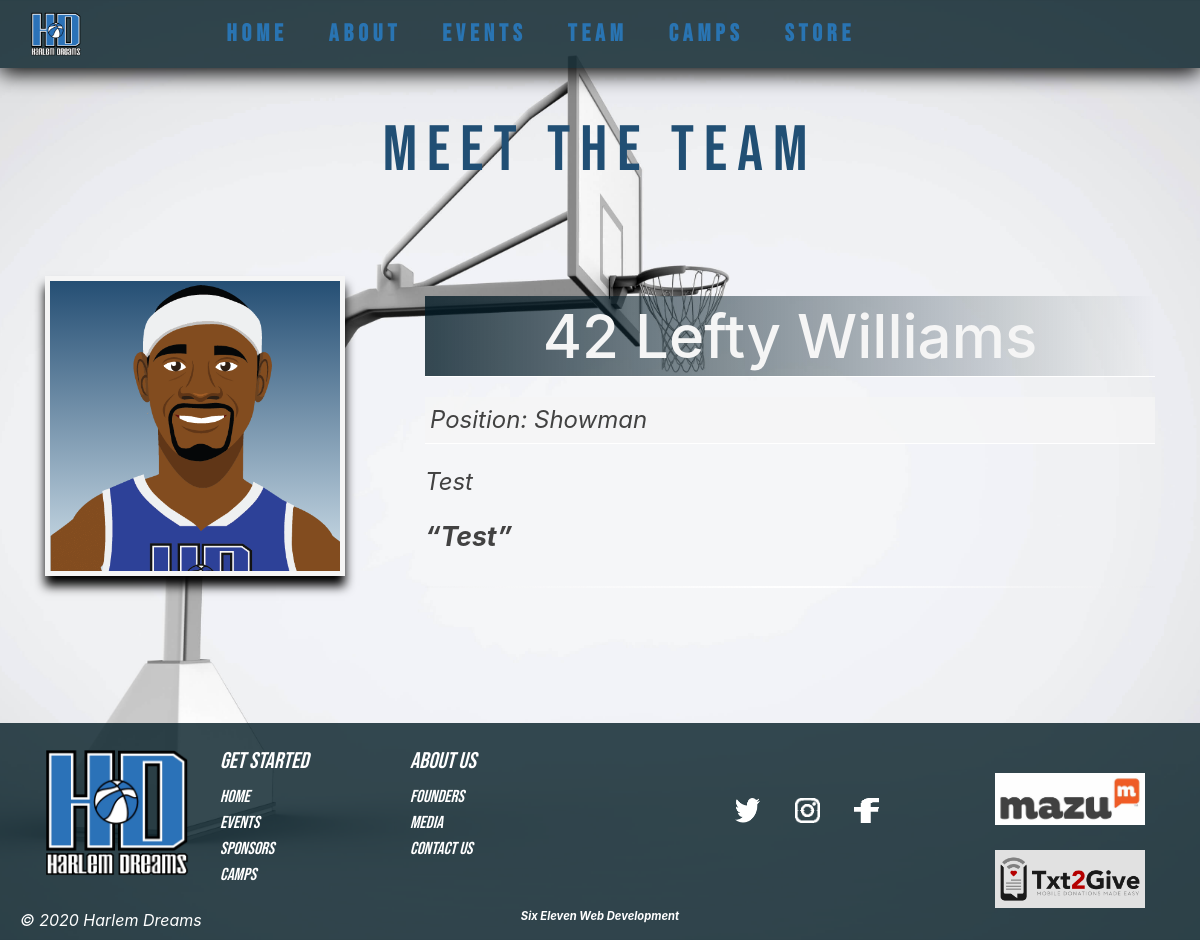
The app's page /team with its own data.
### dream_app/models.py (models this page shows, shortened)
class Player(models.Model):
    image = models.ImageField(upload_to='team')
    number = models.CharField(max_length=3, blank=True, null=True)
    show_number = models.BooleanField(default=True)
    number_sign = models.BooleanField(default=True)
    name = models.CharField(max_length=50, blank=True, null=True)
    bio = models.TextField(max_length=1000, blank=True, null=True)
    position = models.CharField(max_length=20, blank=True, null=True)
    quote = models.TextField(max_length=1000, blank=True, null=True)
    active = models.BooleanField(default=True)
    player_order = models.PositiveIntegerField(
        default=0, blank=False, null=False)
    created_at = models.DateTimeField(auto_now_add=True)
    updated_at = models.DateTimeField(auto_now=True)
    class Meta(object):
        ordering = ['player_order']

### dream_app/views.py (the view)
# urls.py: path('team', views.team, name ='team'),
def team(request):
    active_players = Player.objects.all()
    hdp = Player.objects.all()
    for index in hdp:
        print(index.active)
        if index.active is True:
            active_players = True
    print(active_players)
    context = {
        'players': Player.objects.all(),
        'active': active_players,
    }
    return render(request, 'dream_app/team.html', context)

### dream_app/templates/dream_app/team.html (shortened to what this page needs)
{% extends 'base.html' %} {% block body %} {% load static %}
<div class="container" style="margin-top: 25px;">
    <div class="row">
        <div class=" col-lg-12 player-white">
            <div class="row">
                <div class="col-lg-12 roster">
                    <h1 style="font-family: 'Bebas Neue', sans-serif;
                    font-size: 48pt;
                    margin-bottom: 50pt;" class="dreams-font">Meet The Team</h1>
                </div>
            </div>
        </div>
    </div>
    {% for player in players %}
    {% if active == True %}
    <div class="row boot">
        <div class="col-lg-4">
            <img class="player-img" src="{{ player.image.url }}" width="300px" height="300px" alt="">
        </div>
        <div class="col-lg-8 player-profile">
            <h2 style="border-bottom: 1px solid white; margin-bottom: 20px;">
                {% if player.show_number == True%}{{ player.number }}{% endif %}
                {{ player.name }}
            </h2>
            <p><i class="positon">Position: {{ player.position }}</p>
            <p class="bio">{{ player.bio  }}</p>
            <p class="quote">{{ player.quote }}</p>
            <div class="sexy-line"></div>
        </div>
    </div>
    {% endif %}
    {% endfor %}
</div>
{% endblock %}

### dream_app/static/dream_app/css/style000.css (style rules this page uses)
.quote { font-size: 20pt !important; font-weight: bolder !important; }
.quote::before { content: open-quote; }
.quote::after { content: close-quote; }
body { background: url('/static/dream_app/images/cloud_blue.jpg'); background-position: center; background-size: cover; background-repeat: no-repeat; background-attachment: fixed; }
.sexy-line { height: 2px; background: black; background: -webkit-gradient(linear, 0 0, 100% 0, from(rgba(225, 225, 225, 0.1)), to(rgba(225, 225, 225, 0.1)), color-stop(50%, white)); width: 100%; display: block; margin-top: 30px }
.player-white { padding: 20px; }
.player-img { border: 5px whitesmoke solid; background: white; box-shadow: #000000 0 49; box-shadow: 0px 10px 10px black; background: linear-gradient(0deg, #d0e0ea, #254F74); }
.player-profile { color: #424242; border-left: white 1px solid; }
.player-profile p { font-size: 18pt; font-weight: 400; }
.player-profile h2 { font-size: 30pt; padding: 4px; }
.boot { margin-bottom: 50px; }
.roster h1 { color: #214F74; margin-bottom: 50px; text-align: center; }
.player-profile>h2 { color: whitesmoke; color: whitesmoke; border-bottom: 1px solid white; margin-bottom: 19px; font-size: 45pt; background: linear-gradient(90deg, rgba(3, 27, 38, 0.8), transparent); }
.player-profile>p { border-bottom: 1px solid white; margin-bottom: 20px; background: rgba(245, 245, 245, 0.7); padding: 5px; }
.dreams-font { font-family: 'Bebas Neue' sans-serif; color: rgba(3, 27, 38, 0.8); letter-spacing: 10px; }

### dream_app/static/dream_app/css/responsive.css (style rules this page uses)
@media screen and (max-width: 1200px) { .player-profile { border: 0; } }
@media screen and (max-width: 1200px) { .player-profile h2 { margin-top: 20px; text-align: center; } }

### dream_app/templates/dream_app/team.html (style rules this page uses)
body { background-image: url('/static/dream_app/images/white_hoop.jpg'); background-position: top; background-size: cover; background-attachment: fixed; }

### records on screen
Player: image (picture), number "42", name "Lefty Williams", position "Showman", bio "Test", quote "Test"
